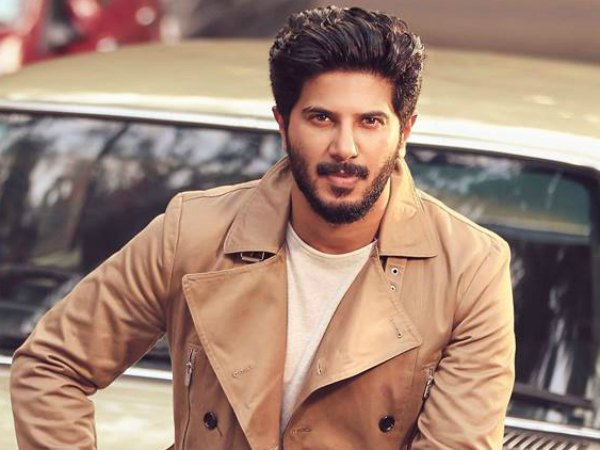
#> input picture opencvbasic/demo.jpg, 600 x 450 px
$ python opencv-rectangle.py
#> lines starting #> are read from the running program, lines starting #| are printed output that depends on the picture
import cv2
img = cv2.imread('demo.jpg')
#> img is the input picture: shape (450, 600, 3); mean B, G, R 116.1, 131, 159.6
while True:
    cv2.imshow("image", img)
    test = "DQ"
    cv2.putText(img,test,(20,120),cv2.FONT_HERSHEY_COMPLEX,5,(123,0,205), 1) #Text giving
    cv2.rectangle(img, (120,100),(300,300),(0,0,225),4) #drawing Rectangle
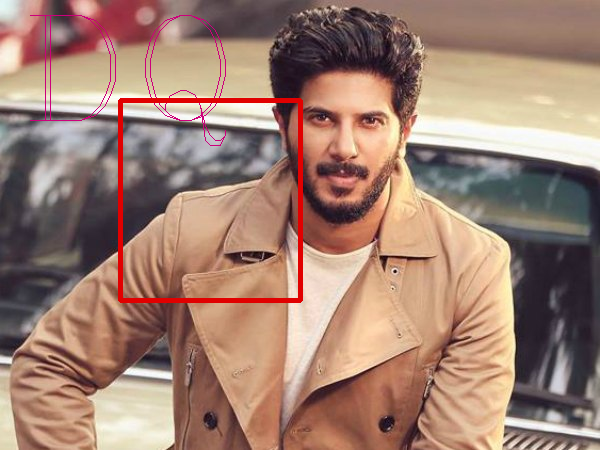
#> img: shape (450, 600, 3); mean B, G, R 114.2, 128.4, 160.5
    key = cv2.waitKey(1)
#> (key q is pressed here)
    if key == ord('q'):
        break
cv2.destroyAllWindows()
